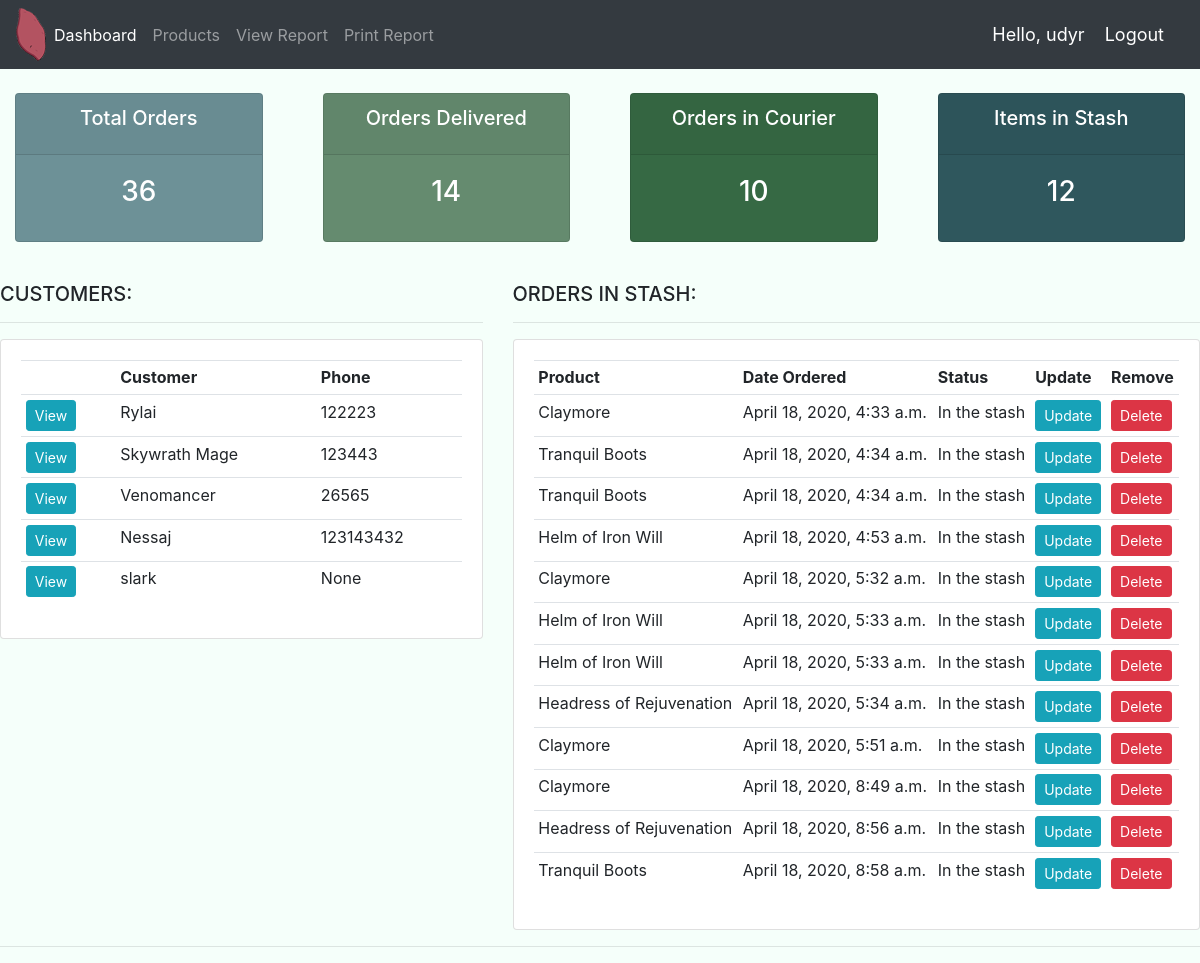
The page / (signed in) on the database its author committed.
### accounts/models.py (models this page shows, shortened)
class Customer(models.Model):
    user = models.OneToOneField(User, null=True, blank=True, on_delete=models.CASCADE)
    name = models.CharField(max_length=200, null=True, blank=True)
    phone = models.CharField(max_length=200, null=True, blank=True)
    email = models.CharField(max_length=200, null=True, blank=True)
    date_created = models.DateTimeField(auto_now_add=True, blank=True)
    profile_pic = models.ImageField(default="Untitled-1.png",null=True, blank=True)

class Order(models.Model):
    STATUS = (
        ('In the stash', 'In the stash'),
        ('On the courier', 'On the courier'),
        ('Delivered', 'Delivered'),
    )
    customer = models.ForeignKey(Customer, null=True, on_delete=models.SET_NULL)
    product = models.ForeignKey(Product, null=True, on_delete=models.SET_NULL)
    date_created = models.DateTimeField(auto_now_add=True)
    status = models.CharField(default="In the stash", max_length=200, null=True, choices=STATUS)
    note = models.CharField(max_length=200, null=True, blank=True)

class Product(models.Model):
    CATEGORY = (
        ('Core Item', 'Core Item'),
        ('Support Item', 'Support Item'),
    )
    name = models.CharField(max_length=200, null=True)
    price = models.FloatField(null=True)
    category = models.CharField(max_length=200, null=True, choices=CATEGORY)
    description = models.CharField(max_length=200, null=True, blank=True)
    date_created = models.DateTimeField(auto_now_add=True)
    tags = models.ManyToManyField(Tag)
    def __str__(self):
        return self.name

### accounts/decorators.py (the view)
    def wrapper_func(request, *args, **kwargs):
        group = None
        if request.user.groups.exists():
            group = request.user.groups.all()[0].name
        if group == 'customer':
            return redirect('user_page')
        if group == 'admin':
            return view_func(request, *args, **kwargs)

### accounts/views.py (called while the page is built)
@login_required(login_url='login')
@admin_only
def home(request):
	orders = Order.objects.all()
	customers = Customer.objects.all()
	total_customers = customers.count()
	orders_in_stash = orders.filter(status='In the stash')
	total_orders = orders.count()
	delivered = orders.filter(status='Delivered').count()
	stash = orders_in_stash.count()
	on_cour = orders.filter(status='On the courier').count()
	context = {'orders':orders, 'customers':customers, 'orders_in_stash':orders_in_stash, 'total_orders':total_orders, 'delivered':delivered, 'stash':stash, 'on_cour':on_cour}
	return render(request, 'accounts/dashboard.html', context)

### accounts/templates/accounts/dashboard.html
{% extends 'accounts/base.html' %}
{% block content %}
{% include 'accounts/status.html' %}
<br>
<div class="row">
    <div class="col-md-5">
        <h5>CUSTOMERS:</h5>
        <hr>
        <div class="card card-body">
            <table class="table table-sm">
                <tr>
                    <th></th>
                    <th>Customer</th>
                    <th>Phone</th>
                </tr>
                {% for customer in customers %}
                <tr>
                    <td><a class="btn btn-sm btn-info" href="{% url 'customer' customer.id %}">View</a></td>
                    <td>{{customer.name}}</td>
                    <td>{{customer.phone}}</td>
                </tr>
                {% endfor %}
            </table>
        </div>
    </div>
    <div class="col-md-7">
        <h5>ORDERS IN STASH:</h5>
        <hr>
        <div class="card card-body">
            <table class="table table-sm">
                <tr>
                    <th>Product</th>
                    <th>Date Ordered</th>
                    <th>Status</th>
                    <th>Update</th>
                    <th>Remove</th>
                </tr>
                {% for order in orders_in_stash %}
                <tr>
                    <td>{{order.product}}</td>
                    <td>{{order.date_created}}</td>
                    <td>{{order.status}}</td>
                    <td><a class="btn btn-sm btn-info" href="{% url 'update_order' order.id %}">Update</a></td>
                    <td><a class="btn btn-sm btn-danger"href="{% url 'delete_order' order.id %}">Delete</a></td>
                </tr>
                {% endfor %}
            </table>
        </div>
    </div>
</div>
{% endblock %}

### accounts/templates/accounts/base.html (shortened to what this page needs)
{% load static %}
<!DOCTYPE html>
<html>
<head>
    <link rel="stylesheet" href="https://stackpath.bootstrapcdn.com/bootstrap/4.3.1/css/bootstrap.min.css">
    <link rel="stylesheet" type="text/css" href="{% static '/css/main.css' %}">
</head>
<body>
    {% include 'accounts/navbar.html' %}
    {% block content %}
    {% endblock %}
    <hr>
</body>
</html>

### accounts/templates/accounts/navbar.html (shortened to what this page needs)
{% load static %}
<nav class="navbar navbar-expand-lg navbar-dark bg-dark">
    <img src="{% static 'images/logo.png' %}" alt="">
    <div class="collapse navbar-collapse" id="navbarNav">
      <ul class="navbar-nav">
        {% if request.user.is_staff %}
        <li class="nav-item active">
          <a class="nav-link" href="{% url 'home' %}">Dashboard</a>
        </li>
        <li class="nav-item">
          <a class="nav-link" href="{% url 'products' %}">Products</a>
        </li>
        <li class="nav-item">
          <a class="nav-link" href="{% url 'view_order_report' %}">View Report</a>
        </li>
        <li class="nav-item">
          <a class="nav-link" href="{% url 'print_order_report' %}">Print Report</a>
        </li>
        {% else %}
        <li class="nav-item">
          <a href="{% url 'account' customer.id %}" class="nav-link">Account Settings</a>
        </li>
        {% endif %}
      </ul>
    </div>
    <span class="hello-msg">Hello, {{request.user}}</span>
    <span><a class="hello-msg" href="{% url 'logout' %}">Logout</a></span>
  </nav>

### accounts/templates/accounts/status.html
<br>
<div class="row">
    <div class="col">
        <div class="col-md">
            <div class="card text-center text-white mb-3" id="total-orders">
                <div class="card-header">
                    <h5 class="card-title">Total Orders</h5>
                </div>
                <div class="card-body">
                    <h3 class="card-title">{{total_orders}}</h3>
                </div>
            </div>
        </div>
    </div>
    <div class="col">
        <div class="col-md">
            <div class="card text-center text-white mb-3" id="orders-delivered">
                <div class="card-header">
                    <h5 class="card-title">Orders Delivered</h5>
                </div>
                <div class="card-body">
                    <h3 class="card-title">{{delivered}}</h3>
                </div>
            </div>
        </div>
    </div>
    <div class="col">
        <div class="col-md">
            <div class="card text-center text-white mb-3" id="orders-cour">
                <div class="card-header">
                    <h5 class="card-title">Orders in Courier</h5>
                </div>
                <div class="card-body">
                    <h3 class="card-title">{{on_cour}}</h3>
                </div>
            </div>
        </div>
    </div>
    <div class="col">
        <div class="col-md">
            <div class="card text-center text-white mb-3" id="orders-pending">
                <div class="card-header">
                    <h5 class="card-title">Items in Stash</h5>
                </div>
                <div class="card-body">
                    <h3 class="card-title">{{stash}}</h3>
                </div>
            </div>
        </div>
    </div>
</div>

### static/css/main.css (style rules this page uses)
body { background-color: #F5FFFA; }
#total-orders { background-color: #6d9197; }
#orders-delivered { background-color: #658b6F; }
#orders-cour { background-color: rgb(54, 105, 68); }
#orders-pending { background-color: #2F575D; }

### accounts/templates/accounts/navbar.html (style rules this page uses)
.hello-msg { font-size: 18px; color: #fff; margin-right: 20px; }

### rows shown on the page
Customer: name "Rylai", phone "122223"
Customer: name "Skywrath Mage", phone "123443"
Customer: name "Venomancer", phone "26565"
Customer: name "Nessaj", phone "123143432"
Customer: name "slark", phone "None"
Order: product "Claymore", date_created "April 18, 2020, 4:33 a.m.", status "In the stash"
Order: product "Tranquil Boots", date_created "April 18, 2020, 4:34 a.m.", status "In the stash"
Order: product "Tranquil Boots", date_created "April 18, 2020, 4:34 a.m.", status "In the stash"
Order: product "Helm of Iron Will", date_created "April 18, 2020, 4:53 a.m.", status "In the stash"
Order: product "Claymore", date_created "April 18, 2020, 5:32 a.m.", status "In the stash"
Order: product "Helm of Iron Will", date_created "April 18, 2020, 5:33 a.m.", status "In the stash"
Order: product "Helm of Iron Will", date_created "April 18, 2020, 5:33 a.m.", status "In the stash"
Order: product "Headress of Rejuvenation", date_created "April 18, 2020, 5:34 a.m.", status "In the stash"
Order: product "Claymore", date_created "April 18, 2020, 5:51 a.m.", status "In the stash"
Order: product "Claymore", date_created "April 18, 2020, 8:49 a.m.", status "In the stash"
Order: product "Headress of Rejuvenation", date_created "April 18, 2020, 8:56 a.m.", status "In the stash"
Order: product "Tranquil Boots", date_created "April 18, 2020, 8:58 a.m.", status "In the stash"

### other values the page prints
{{ request.user }} "udyr"
{{ total_orders }} "36"
{{ delivered }} "14"
{{ on_cour }} "10"
{{ stash }} "12"
